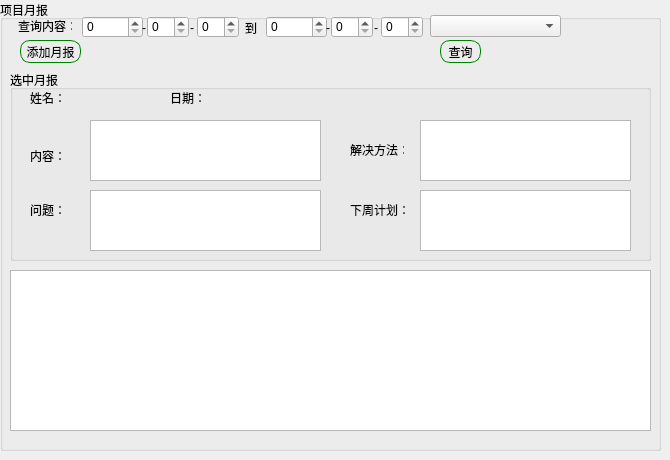
    <widget class="QWidget" name="page_8">
     <widget class="QGroupBox" name="groupBox_11">
      <property name="geometry">
       <rect>
        <x>0</x>
        <y>0</y>
        <width>661</width>
        <height>451</height>
       </rect>
      </property>
      <property name="title">
       <string>项目月报</string>
      </property>
      <widget class="QLabel" name="label_83">
       <property name="geometry">
        <rect>
         <x>190</x>
         <y>20</y>
         <width>16</width>
         <height>16</height>
        </rect>
       </property>
       <property name="text">
        <string>-</string>
       </property>
      </widget>
      <widget class="QSpinBox" name="MonthlyEndYear">
       <property name="geometry">
        <rect>
         <x>266</x>
         <y>16</y>
         <width>61</width>
         <height>22</height>
        </rect>
       </property>
      </widget>
      <widget class="QSpinBox" name="MonthlyStartYear">
       <property name="geometry">
        <rect>
         <x>82</x>
         <y>16</y>
         <width>61</width>
         <height>22</height>
        </rect>
       </property>
      </widget>
      <widget class="QLabel" name="label_84">
       <property name="geometry">
        <rect>
         <x>326</x>
         <y>20</y>
         <width>16</width>
         <height>16</height>
        </rect>
       </property>
       <property name="text">
        <string>-</string>
       </property>
      </widget>
      <widget class="QLabel" name="label_85">
       <property name="geometry">
        <rect>
         <x>142</x>
         <y>20</y>
         <width>16</width>
         <height>16</height>
        </rect>
       </property>
       <property name="text">
        <string>-</string>
       </property>
      </widget>
      <widget class="QLabel" name="label_86">
       <property name="geometry">
        <rect>
         <x>374</x>
         <y>20</y>
         <width>16</width>
         <height>16</height>
        </rect>
       </property>
       <property name="text">
        <string>-</string>
       </property>
      </widget>
      <widget class="QSpinBox" name="MonthlyStartMonth">
       <property name="geometry">
        <rect>
         <x>147</x>
         <y>16</y>
         <width>42</width>
         <height>22</height>
        </rect>
       </property>
      </widget>
      <widget class="QPushButton" name="BtnMonthlySelection">
       <property name="geometry">
        <rect>
         <x>440</x>
         <y>40</y>
         <width>41</width>
         <height>23</height>
        </rect>
       </property>
       <property name="styleSheet">
        <string notr="true">border: 1px solid green;
border-radius:10px;
</string>
       </property>
       <property name="text">
        <string>查询</string>
       </property>
      </widget>
      <widget class="QSpinBox" name="MonthlyStartDay">
       <property name="geometry">
        <rect>
         <x>197</x>
         <y>16</y>
         <width>42</width>
         <height>22</height>
        </rect>
       </property>
      </widget>
      <widget class="QSpinBox" name="MonthlyEndMonth">
       <property name="geometry">
        <rect>
         <x>331</x>
         <y>16</y>
         <width>42</width>
         <height>22</height>
        </rect>
       </property>
      </widget>
      <widget class="QSpinBox" name="MonthlyEndDay">
       <property name="geometry">
        <rect>
         <x>381</x>
         <y>16</y>
         <width>42</width>
         <height>22</height>
        </rect>
       </property>
      </widget>
      <widget class="QLabel" name="label_87">
       <property name="geometry">
        <rect>
         <x>18</x>
         <y>20</y>
         <width>54</width>
         <height>12</height>
        </rect>
       </property>
       <property name="styleSheet">
        <string notr="true"/>
       </property>
       <property name="text">
        <string>查询内容：</string>
       </property>
      </widget>
      <widget class="QLabel" name="label_88">
       <property name="geometry">
        <rect>
         <x>245</x>
         <y>20</y>
         <width>21</width>
         <height>16</height>
        </rect>
       </property>
       <property name="styleSheet">
        <string notr="true"/>
       </property>
       <property name="text">
        <string>到</string>
       </property>
      </widget>
      <widget class="QComboBox" name="boxMonthly">
       <property name="geometry">
        <rect>
         <x>430</x>
         <y>15</y>
         <width>131</width>
         <height>22</height>
        </rect>
       </property>
      </widget>
      <widget class="QPushButton" name="pushButton">
       <property name="geometry">
        <rect>
         <x>20</x>
         <y>40</y>
         <width>61</width>
         <height>23</height>
        </rect>
       </property>
       <property name="styleSheet">
        <string notr="true">border: 1px solid green;
border-radius:10px;</string>
       </property>
       <property name="text">
        <string>添加月报</string>
       </property>
      </widget>
      <widget class="QTableWidget" name="tableMonthly">
       <property name="geometry">
        <rect>
         <x>10</x>
         <y>270</y>
         <width>641</width>
         <height>161</height>
        </rect>
       </property>
      </widget>
      <widget class="QGroupBox" name="groupBox_19">
       <property name="geometry">
        <rect>
         <x>10</x>
         <y>70</y>
         <width>641</width>
         <height>191</height>
        </rect>
       </property>
       <property name="title">
        <string>选中月报</string>
       </property>
       <widget class="QLabel" name="label_10">
        <property name="geometry">
         <rect>
          <x>20</x>
          <y>22</y>
          <width>54</width>
          <height>12</height>
         </rect>
        </property>
        <property name="text">
         <string>姓名：</string>
        </property>
       </widget>
       <widget class="QLabel" name="MonthlyName">
        <property name="geometry">
         <rect>
          <x>63</x>
          <y>19</y>
          <width>81</width>
          <height>20</height>
         </rect>
        </property>
        <property name="text">
         <string/>
        </property>
       </widget>
       <widget class="QLabel" name="label_34">
        <property name="geometry">
         <rect>
          <x>160</x>
          <y>22</y>
          <width>54</width>
          <height>12</height>
         </rect>
        </property>
        <property name="text">
         <string>日期：</string>
        </property>
       </widget>
       <widget class="QLabel" name="MonthlyDate">
        <property name="geometry">
         <rect>
          <x>213</x>
          <y>18</y>
          <width>91</width>
          <height>20</height>
         </rect>
        </property>
        <property name="text">
         <string/>
        </property>
       </widget>
       <widget class="QTextBrowser" name="MonthlyContent">
        <property name="geometry">
         <rect>
          <x>80</x>
          <y>50</y>
          <width>231</width>
          <height>61</height>
         </rect>
        </property>
       </widget>
       <widget class="QLabel" name="label_49">
        <property name="geometry">
         <rect>
          <x>20</x>
          <y>80</y>
          <width>54</width>
          <height>12</height>
         </rect>
        </property>
        <property name="text">
         <string>内容：</string>
        </property>
       </widget>
       <widget class="QLabel" name="label_51">
        <property name="geometry">
         <rect>
          <x>20</x>
          <y>130</y>
          <width>54</width>
          <height>20</height>
         </rect>
        </property>
        <property name="text">
         <string>问题：</string>
        </property>
       </widget>
       <widget class="QLabel" name="label_53">
        <property name="geometry">
         <rect>
          <x>340</x>
          <y>70</y>
          <width>54</width>
          <height>20</height>
         </rect>
        </property>
        <property name="text">
         <string>解决方法：</string>
        </property>
       </widget>
       <widget class="QLabel" name="label_57">
        <property name="geometry">
         <rect>
          <x>340</x>
          <y>130</y>
          <width>61</width>
          <height>20</height>
         </rect>
        </property>
        <property name="text">
         <string>下周计划：</string>
        </property>
       </widget>
       <widget class="QTextBrowser" name="MonthlyProblem">
        <property name="geometry">
         <rect>
          <x>80</x>
          <y>120</y>
          <width>231</width>
          <height>61</height>
         </rect>
        </property>
       </widget>
       <widget class="QTextBrowser" name="MonthlySolution">
        <property name="geometry">
         <rect>
          <x>410</x>
          <y>50</y>
          <width>211</width>
          <height>61</height>
         </rect>
        </property>
       </widget>
       <widget class="QTextBrowser" name="MonthlyNextplan">
        <property name="geometry">
         <rect>
          <x>410</x>
          <y>120</y>
          <width>211</width>
          <height>61</height>
         </rect>
        </property>
       </widget>
      </widget>
      <widget class="QLabel" name="errorMonthly">
       <property name="geometry">
        <rect>
         <x>510</x>
         <y>40</y>
         <width>121</width>
         <height>21</height>
        </rect>
       </property>
       <property name="styleSheet">
        <string notr="true">color:rgb(255,0,0);
font: 75 10pt &quot;黑体&quot;;</string>
       </property>
       <property name="text">
        <string/>
       </property>
      </widget>
     </widget>
    </widget>
